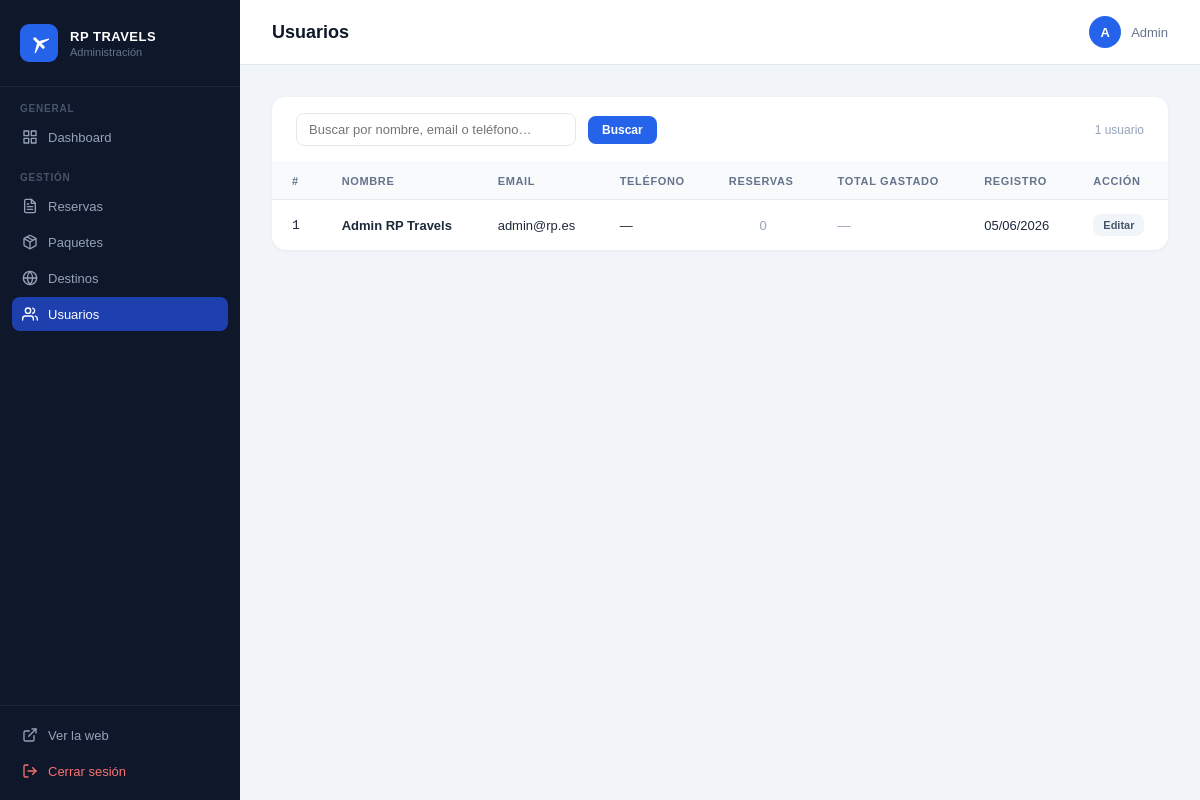
/admin/users.php (signed in), run on the app's committed database.
### tables this page shows
CREATE TABLE usuarios (
    id            INT AUTO_INCREMENT PRIMARY KEY,
    nombre        VARCHAR(100) NOT NULL,
    apellidos     VARCHAR(150) NOT NULL DEFAULT '',
    email         VARCHAR(150) NOT NULL UNIQUE,
    password_hash VARCHAR(255) NOT NULL,
    telefono      VARCHAR(30)  NOT NULL DEFAULT '',
    rol           TINYINT(1)   NOT NULL DEFAULT 1,   
    created_at    DATETIME     DEFAULT CURRENT_TIMESTAMP,
    updated_at    DATETIME     DEFAULT NULL ON UPDATE CURRENT_TIMESTAMP
);

### admin/users.php (the view, shortened to what this page needs)
<?php
$db = obtenerBD();
$buscar = trim($_GET['q'] ?? '');
$where  = [];
$params = [];
$whereSql = $where ? 'WHERE ' . implode(' AND ', $where) : '';
$per_page = 20;
$page     = max(1, (int)($_GET['page'] ?? 1));
$offset   = ($page - 1) * $per_page;
$countStmt = $db->prepare("SELECT COUNT(*) FROM usuarios u $whereSql");
$countStmt->execute($params);
$total = (int)$countStmt->fetchColumn();
$stmt = $db->prepare("
    SELECT u.id, u.nombre, u.apellidos, u.email, u.telefono, u.created_at,
           COUNT(r.id) AS num_reservas,
           COALESCE(SUM(CASE WHEN r.estado != 'cancelada' THEN r.precio_total ELSE 0 END), 0) AS total_gastado
    FROM usuarios u
    LEFT JOIN reservas r ON r.usuario_id = u.id
    $whereSql
    GROUP BY u.id
    ORDER BY u.created_at DESC
    LIMIT $per_page OFFSET $offset
");
$stmt->execute($params);
$usuarios = $stmt->fetchAll();
?>
<!DOCTYPE html>
<html lang="es">
<head>
  <link rel="stylesheet" href="../css/fonts.css">
  <link rel="stylesheet" href="css/admin.css">
</head>
<body>
<div class="admin-wrap">
  <?php include 'partials/sidebar.php'; ?>
  <div class="admin-main">
    <div class="admin-topbar">
      <h1>Usuarios</h1>
      <div class="admin-user">
        <div class="admin-user-avatar"><?= strtoupper(substr($_SESSION['admin']['nombre'], 0, 1)) ?></div>
        <?= htmlspecialchars($_SESSION['admin']['nombre']) ?>
      </div>
    </div>
    <div class="admin-content">
      <div class="admin-card">
        <form method="GET" class="filter-bar">
          <input type="text" name="q" placeholder="Buscar por nombre, email o teléfono…"
                 value="<?= htmlspecialchars($buscar) ?>" style="min-width:280px">
          <button type="submit" class="btn btn-primary">Buscar</button>
          <span class="text-muted text-sm" style="margin-left:auto"><?= $total ?> usuario<?= $total !== 1 ? 's' : '' ?></span>
        </form>
        <table class="admin-table">
          <thead>
            <tr>
              <th>#</th>
              <th>Nombre</th>
              <th>Email</th>
              <th>Teléfono</th>
              <th>Reservas</th>
              <th>Total gastado</th>
              <th>Registro</th>
              <th>Acción</th>
            </tr>
          </thead>
          <tbody>
            <?php if ($usuarios): ?>
              <?php foreach ($usuarios as $u): ?>
              <tr>
                <td class="font-mono"><?= $u['id'] ?></td>
                <td>
                  <div style="font-weight:600"><?= htmlspecialchars($u['nombre'] . ' ' . $u['apellidos']) ?></div>
                </td>
                <td class="text-muted"><?= htmlspecialchars($u['email']) ?></td>
                <td class="text-muted text-sm"><?= $u['telefono'] ? htmlspecialchars($u['telefono']) : '—' ?></td>
                <td style="text-align:center">
                  <?php if ($u['num_reservas'] > 0): ?>
                    <a href="bookings.php?q=<?= urlencode($u['email']) ?>" style="font-weight:700;color:#2563eb">
                      <?= (int)$u['num_reservas'] ?>
                    </a>
                  <?php else: ?>
                    <span class="text-muted">0</span>
                  <?php endif; ?>
                </td>
                <td style="font-weight:<?= $u['total_gastado'] > 0 ? '700' : '400' ?>">
                  <?= $u['total_gastado'] > 0 ? number_format($u['total_gastado'], 0, ',', '.') . ' €' : '<span class="text-muted">—</span>' ?>
                </td>
                <td class="text-muted text-sm"><?= date('d/m/Y', strtotime($u['created_at'])) ?></td>
                <td>
                  <a href="user-edit.php?id=<?= $u['id'] ?>" class="btn btn-ghost" style="font-size:11px;padding:5px 10px">Editar</a>
                </td>
              </tr>
              <?php endforeach; ?>
            <?php endif; ?>
          </tbody>
        </table>
      </div>
    </div>
  </div>
</div>
</body>
</html>

### admin/css/admin.css (style rules this page uses)
*, *::before, *::after { box-sizing: border-box; margin: 0; padding: 0; }
body { font-family: 'Plus Jakarta Sans', sans-serif; font-size: 14px; color: #1e293b; background: #f1f5f9; min-height: 100vh; }
a { text-decoration: none; color: inherit; }
button { font-family: inherit; cursor: pointer; }
.admin-wrap { display: flex; min-height: 100vh; }
.admin-main { flex: 1; display: flex; flex-direction: column; min-width: 0; }
.admin-topbar { background: white; border-bottom: 1px solid #e2e8f0; padding: 16px 32px; display: flex; align-items: center; justify-content: space-between; }
.admin-topbar h1 { font-size: 18px; font-weight: 700; color: #0f172a; }
.admin-user { display: flex; align-items: center; gap: 10px; font-size: 13px; color: #64748b; }
.admin-user-avatar { width: 32px; height: 32px; background: #2563eb; border-radius: 50%; display: flex; align-items: center; justify-content: center; color: white; font-weight: 700; font-size: 13px; }
.admin-content { padding: 32px; flex: 1; }
.admin-card { background: white; border-radius: 14px; box-shadow: 0 1px 3px rgba(0,0,0,0.06); overflow: hidden; margin-bottom: 24px; }
.admin-table { width: 100%; border-collapse: collapse; }
.admin-table th { padding: 12px 20px; text-align: left; font-size: 11px; font-weight: 700; color: #64748b; letter-spacing: 0.06em; text-transform: uppercase; background: #f8fafc; border-bottom: 1px solid #e2e8f0; }
.admin-table td { padding: 14px 20px; border-bottom: 1px solid #f1f5f9; font-size: 13px; color: #1e293b; vertical-align: middle; }
.admin-table tr:last-child td { border-bottom: none; }
.btn { display: inline-flex; align-items: center; gap: 6px; padding: 7px 14px; border-radius: 8px; font-size: 12px; font-weight: 600; border: none; cursor: pointer; transition: all 140ms; white-space: nowrap; }
.btn-primary { background: #2563eb; color: white; }
.btn-ghost { background: #f1f5f9; color: #475569; }
.filter-bar { display: flex; align-items: center; gap: 12px; padding: 16px 24px; border-bottom: 1px solid #f1f5f9; flex-wrap: wrap; }
.filter-bar select, .filter-bar input { padding: 8px 12px; border-radius: 8px; border: 1.5px solid #e2e8f0; font-size: 13px; font-family: inherit; color: #1e293b; background: white; outline: none; }
.text-muted { color: #94a3b8; }
.text-sm { font-size: 12px; }
.font-mono { font-family: 'Courier New', monospace; font-size: 12px; }

### data on the page
usuarios: id "1", nombre+apellidos "Admin RP Travels", email "admin@rp.es", created_at "05/06/2026"

### other printed values
$label "Dashboard Reservas Paquetes Destinos Usuarios"
substr($_SESSION['admin']['nombre'], 0, 1) "A"
$_SESSION['admin']['nombre'] "Admin"
$total "1"
